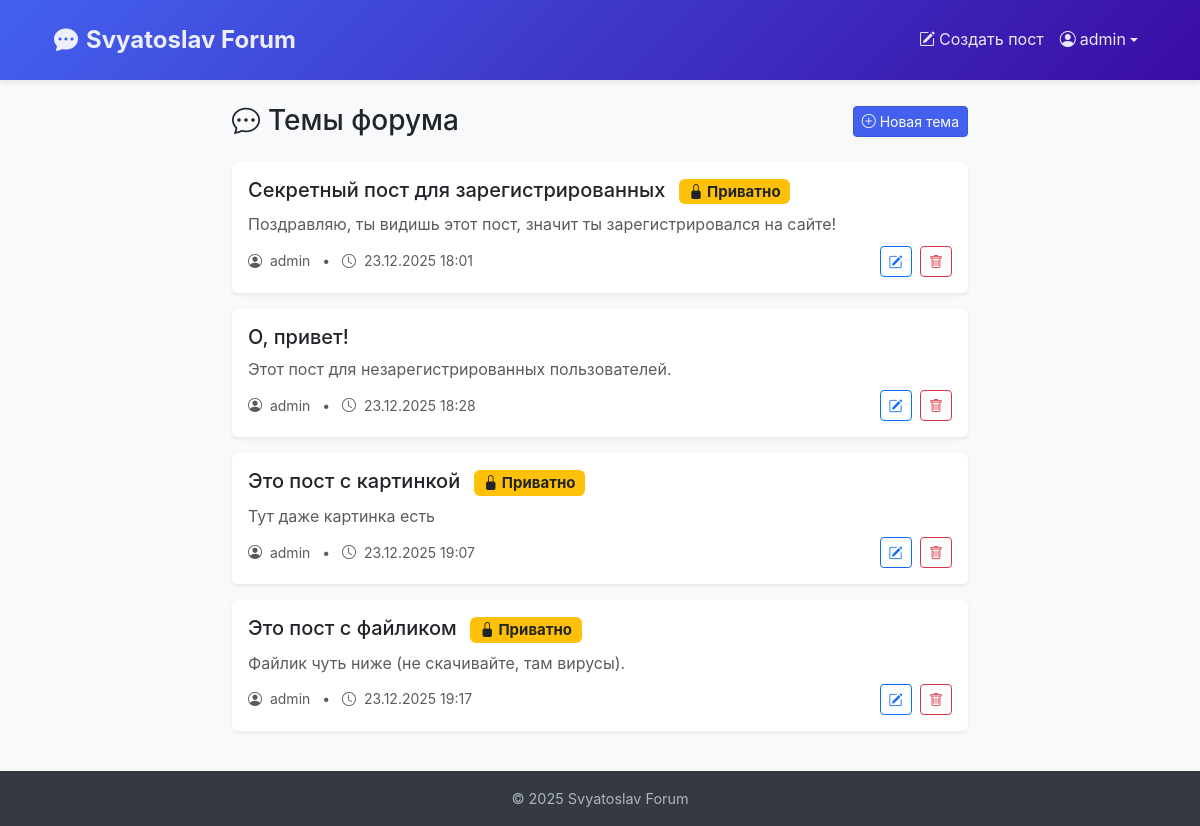
The app's page / (signed in) with its own data.
### forum/models.py (models this page shows, shortened)
class Post(models.Model):
    title = models.CharField(max_length=200)
    content = models.TextField()
    author = models.ForeignKey(
        User,
        on_delete=models.CASCADE,
        related_name='posts'
    )
    created_at = models.DateTimeField(auto_now_add=True)
    updated_at = models.DateTimeField(auto_now=True)
    is_private = models.BooleanField(default=False)
    file = models.FileField(
        upload_to='posts/',
        blank=True,
        null=True
    )

### forum/views.py (the view)
# urls.py: path('', views.post_list, name='post_list'),
def post_list(request):
    if request.user.is_authenticated:
        posts = Post.objects.all()
    else:
        posts = Post.objects.filter(is_private=False)
    return render(request, 'post_list.html', {'posts': posts})

### forum/templates/post_list.html (shortened to what this page needs)
{% extends 'base.html' %}
{% load static %}
{% block content %}
<div class="row justify-content-center">
    <div class="col-lg-8">
        <div class="d-flex justify-content-between align-items-center mb-4">
            <h2 class="h3 mb-0">
                <i class="bi bi-chat-dots me-2"></i>Темы форума
            </h2>
            {% if user.is_authenticated %}
                <a href="{% url 'post_create' %}" class="btn btn-primary btn-sm d-none d-md-inline-flex">
                    <i class="bi bi-plus-circle me-1"></i>Новая тема
                </a>
            {% endif %}
        </div>
        {% for post in posts %}
        <div class="card mb-3 shadow-sm border-0">
            <div class="card-body">
                <h3 class="h5 mb-2">
                    <a href="{% url 'post_detail' post.id %}" class="text-decoration-none text-dark">
                        {{ post.title }}
                    </a>
                    {% if post.is_private %}
                        <span class="badge bg-warning text-dark ms-2" title="Только для зарегистрированных пользователей">
                            <i class="bi bi-lock-fill"></i> Приватно
                        </span>
                    {% endif %}
                </h3>
                <p class="text-muted mb-2">
                    {{ post.content|truncatechars:180 }}
                </p>
                <div class="d-flex justify-content-between align-items-center">
                    <small class="text-muted">
                        <i class="bi bi-person-circle me-1"></i>
                        {{ post.author.username }}
                        <span class="mx-2">•</span>
                        <i class="bi bi-clock me-1"></i>
                        {{ post.created_at|date:"d.m.Y H:i" }}
                    </small>
                    {% if user == post.author %}
                    <div>
                        <a href="{% url 'post_edit' post.id %}" class="btn btn-sm btn-outline-primary me-1">
                            <i class="bi bi-pencil-square"></i>
                        </a>
                        <a href="{% url 'delete_post' post.id %}" class="btn btn-sm btn-outline-danger">
                            <i class="bi bi-trash"></i>
                        </a>
                    </div>
                    {% endif %}
                </div>
            </div>
        </div>
        {% endfor %}
    </div>
</div>
{% endblock %}

### forum/templates/base.html (shortened to what this page needs)
{% load static %}
<!DOCTYPE html>
<html lang="ru">
    <head>
        <link
            href="https://cdn.jsdelivr.net/npm/bootstrap@5.3.3/dist/css/bootstrap.min.css"
            rel="stylesheet"
        />
        <link
            rel="stylesheet"
            href="https://cdn.jsdelivr.net/npm/bootstrap-icons@1.11.3/font/bootstrap-icons.min.css"
        />
        <link rel="stylesheet" href="{% static 'css/style.css' %}" />
    </head>
    <body class="d-flex flex-column min-vh-100">
        <header class="forum-header">
            <div class="container">
                <nav class="navbar navbar-expand-lg">
                    <div class="container-fluid">
                        <a
                            class="navbar-brand d-flex align-items-center"
                            href="{% url 'post_list' %}"
                        >
                            <i class="bi bi-chat-dots-fill me-2 navbar-text"></i>
                            <span class="navbar-text">Svyatoslav Forum</span>
                        </a>
                        <div
                            class="collapse navbar-collapse justify-content-end"
                            id="navbarNav"
                        >
                            <ul class="navbar-nav align-items-center">
                                {% if user.is_authenticated %}
                                <li class="nav-item">
                                    <a
                                        class="nav-link"
                                        href="{% url 'post_create' %}"
                                    >
                                        <i class="bi bi-pencil-square me-1"></i
                                        >Создать пост
                                    </a>
                                </li>
                                <li class="nav-item dropdown">
                                    <a
                                        class="nav-link dropdown-toggle d-flex align-items-center"
                                        href="#"
                                        id="userDropdown"
                                        role="button"
                                        data-bs-toggle="dropdown"
                                        aria-expanded="false"
                                    >
                                        <i class="bi bi-person-circle me-1"></i>
                                        {{ user.username }}
                                    </a>
                                </li>
                                {% endif %}
                            </ul>
                        </div>
                    </div>
                </nav>
            </div>
        </header>
        <main class="container flex-grow-1 py-4">{% block content %}{% endblock %}</main>
        <footer class="text-center">
            <div class="container">
                <p class="mb-0">&copy; 2025 Svyatoslav Forum</p>
            </div>
        </footer>
    </body>
</html>

### forum/static/css/style.css (style rules this page uses)
body { background-color: #f8f9fa; font-family: -apple-system, BlinkMacSystemFont, 'Segoe UI', Roboto, 'Helvetica Neue', Arial, sans-serif; line-height: 1.6; }
.forum-header { background: linear-gradient(135deg, #4361ee, #3a0ca3); color: white; box-shadow: 0 2px 6px rgba(0, 0, 0, 0.1); }
.forum-header .navbar-brand { font-size: 1.5rem; font-weight: bold; }
.forum-header .nav-link, .forum-header .navbar-text { color: rgba(255, 255, 255, 0.9) !important; }
.btn-primary { background-color: #4361ee; border-color: #3a56e0; }
main { padding: 2rem 0; }
footer { background-color: #343a40; color: #adb5bd; padding: 1rem 0; font-size: 0.9rem; }

### records on screen
Post: title "Секретный пост для зарегистрированных", is_private True (drawn), content "Поздравляю, ты видишь этот пост, значит ты зарегистрировался на сайте!", author.username "admin", created_at "23.12.2025 18:01"
Post: title "О, привет!", content "Этот пост для незарегистрированных пользователей.", author.username "admin", created_at "23.12.2025 18:28"
Post: title "Это пост с картинкой", is_private True (drawn), content "Тут даже картинка есть", author.username "admin", created_at "23.12.2025 19:07"
Post: title "Это пост с файликом", is_private True (drawn), content "Файлик чуть ниже (не скачивайте, там вирусы).", author.username "admin", created_at "23.12.2025 19:17"

### other values on screen
{{ user.username }} "admin"
